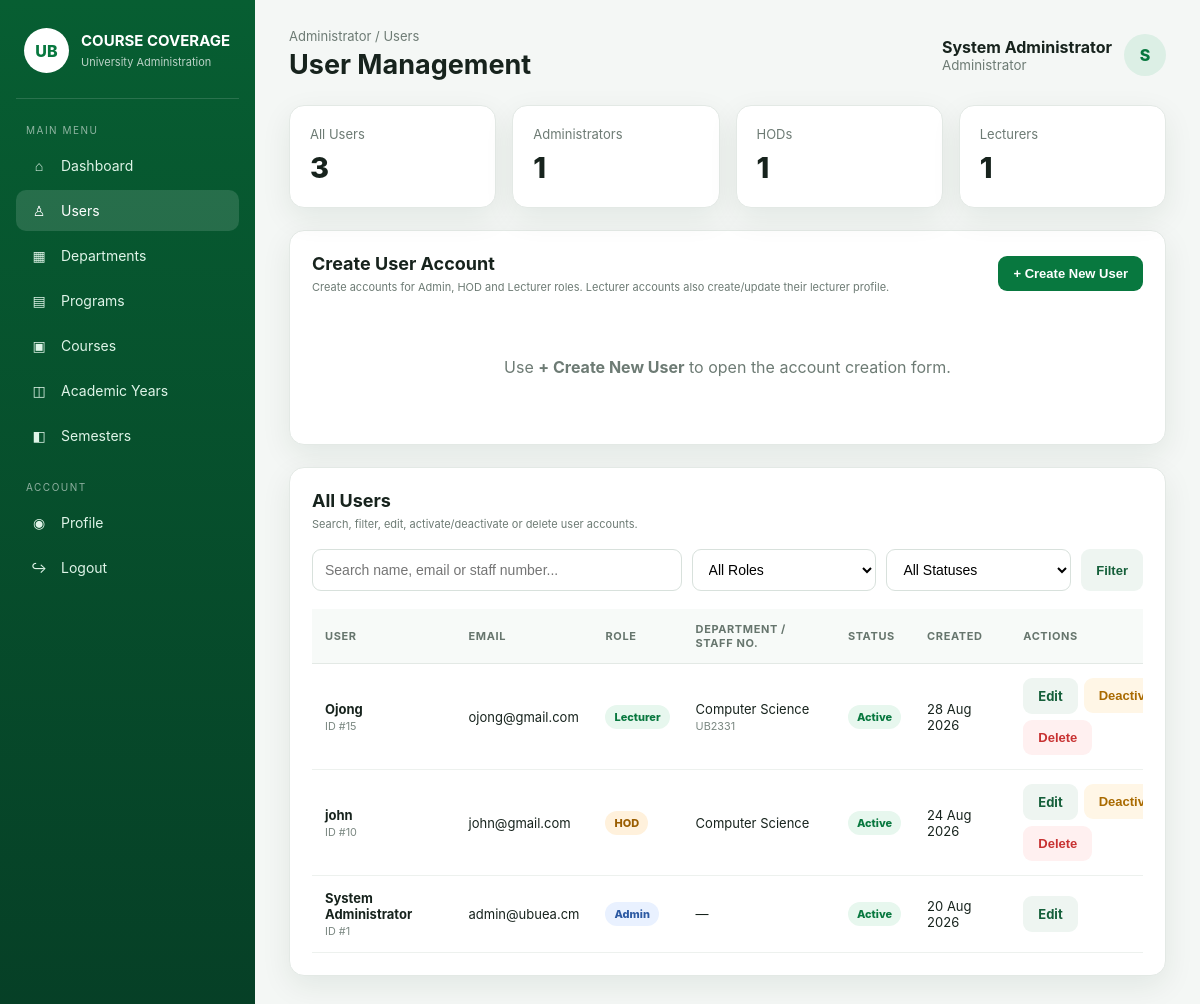
/course/hod/users.php (signed in), run on an earlier commit of the app's database.
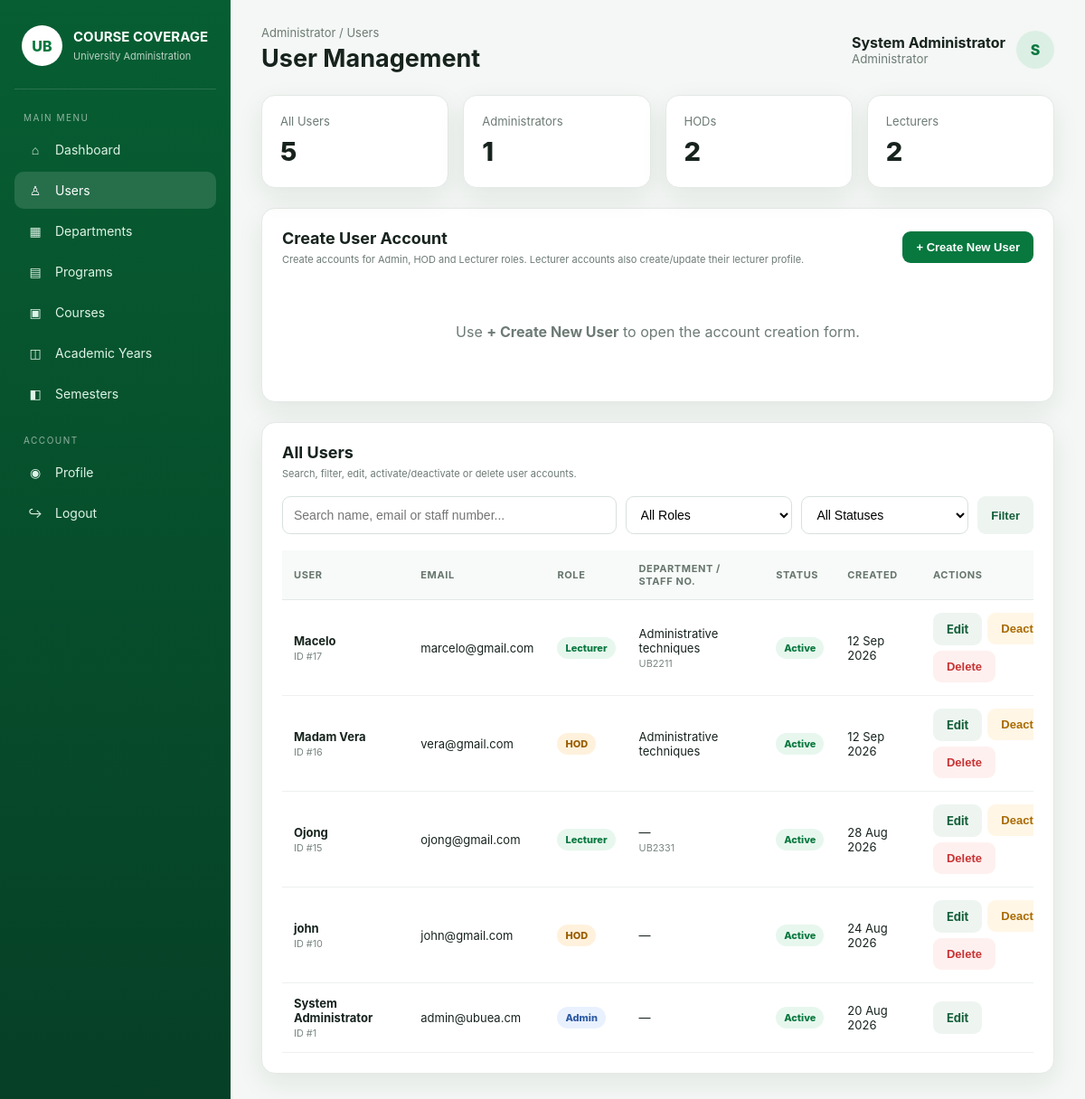
And on a later commit of the database.
### tables this page shows
CREATE TABLE `users` (
  `user_id` int(200) NOT NULL,
  `full_name` varchar(100) NOT NULL,
  `email` varchar(100) NOT NULL,
  `password` varchar(255) NOT NULL,
  `role_id` int(11) NOT NULL,
  `department_id` int(11) DEFAULT NULL,
  `status` varchar(20) NOT NULL,
  `created_at` datetime NOT NULL
);

CREATE TABLE `roles` (
  `role_id` int(11) NOT NULL,
  `role_name` varchar(20) NOT NULL
);

CREATE TABLE `departments` (
  `department_id` int(11) NOT NULL,
  `department_name` varchar(200) NOT NULL,
  `description` text NOT NULL
);

CREATE TABLE `lecturers` (
  `lecturer_id` int(11) NOT NULL,
  `staff_no` varchar(30) NOT NULL,
  `full_name` varchar(100) NOT NULL,
  `email` varchar(100) NOT NULL,
  `department_id` int(11) NOT NULL,
  `phone` varchar(20) NOT NULL,
  `status` varchar(20) NOT NULL
);

### course/hod/users.php (the view, shortened to what the changed rows need)
<?php
require_once __DIR__ . '/../config/database.php';
function e($value): string {
    return htmlspecialchars((string)$value, ENT_QUOTES, 'UTF-8');
}
$editUser = null;
$sql = "SELECT u.user_id, u.full_name, u.email, u.status, u.created_at, r.role_name,
               l.staff_no, d.department_name
        FROM users u
        LEFT JOIN roles r ON r.role_id=u.role_id
        LEFT JOIN lecturers l ON LOWER(l.email)=LOWER(u.email)
        LEFT JOIN departments d ON d.department_id=COALESCE(u.department_id, l.department_id)
        WHERE 1=1";
$params = [];
$sql .= " ORDER BY u.user_id DESC";
$stmt = $pdo->prepare($sql);
$stmt->execute($params);
$users = $stmt->fetchAll(PDO::FETCH_ASSOC);
$totalUsers = (int)$pdo->query("SELECT COUNT(*) FROM users")->fetchColumn();
$totalHods = (int)$pdo->query("SELECT COUNT(*) FROM users u JOIN roles r ON r.role_id=u.role_id WHERE LOWER(r.role_name)='hod'")->fetchColumn();
$totalLecturers = (int)$pdo->query("SELECT COUNT(*) FROM users u JOIN roles r ON r.role_id=u.role_id WHERE LOWER(r.role_name)='lecturer'")->fetchColumn();
?>
<!DOCTYPE html>
<html lang="en">
<head>
</head>
<body>
<div class="layout">
<main class="main">
    <div class="topbar">
        <div><div class="crumb">Administrator / Users</div><h1 class="title">User Management</h1></div>
    </div>
    <div class="cards">
        <div class="card"><div class="label">All Users</div><div class="metric"><?php echo $totalUsers; ?></div></div>
        <div class="card"><div class="label">HODs</div><div class="metric"><?php echo $totalHods; ?></div></div>
        <div class="card"><div class="label">Lecturers</div><div class="metric"><?php echo $totalLecturers; ?></div></div>
    </div>
    <section class="section">
        <div class="section-head">
            <div><h2><?php echo $editUser ? 'Edit User Account' : 'Create User Account'; ?></h2><div class="help">Create accounts for Admin, HOD and Lecturer roles. Lecturer accounts also create/update their lecturer profile.</div></div>
        </div>
    </section>
    <section class="section">
        <div class="section-head"><div><h2>All Users</h2><div class="help">Search, filter, edit, activate/deactivate or delete user accounts.</div></div></div>
        <div class="table-wrap">
        <table class="table">
            <thead><tr><th>User</th><th>Email</th><th>Role</th><th>Department / Staff No.</th><th>Status</th><th>Created</th><th>Actions</th></tr></thead>
            <tbody>
            <?php foreach($users as $u): $role=strtolower($u['role_name']??''); ?>
                <tr>
                    <td><b><?php echo e($u['full_name']); ?></b><br><small style="color:#7a8781">ID #<?php echo (int)$u['user_id']; ?></small></td>
                    <td><?php echo e($u['email']); ?></td>
                    <td><span class="badge role-<?php echo in_array($role,['admin','hod','lecturer'],true)?$role:'lecturer'; ?>"><?php echo e($u['role_name'] ?: 'Unknown'); ?></span></td>
                    <td><?php echo e($u['department_name'] ?: '—'); ?><?php if ($u['staff_no']): ?><br><small style="color:#7a8781"><?php echo e($u['staff_no']); ?></small><?php endif; ?></td>
                    <td><span class="badge status-<?php echo strtolower($u['status'])==='active'?'active':'inactive'; ?>"><?php echo e(ucfirst($u['status'])); ?></span></td>
                    <td><?php echo e(date('d M Y', strtotime($u['created_at']))); ?></td>
                    <td><div class="actions">
                        <a class="btn btn-light" href="user.php?edit=<?php echo (int)$u['user_id']; ?>">Edit</a>
                        <?php if ((int)$u['user_id'] !== (int)($_SESSION['user_id'] ?? 0)): ?>
                        <form method="post" style="display:inline" onsubmit="return confirm('Change this account status?');"><button class="btn btn-warning" type="submit"><?php echo strtolower($u['status'])==='active'?'Deactivate':'Activate'; ?></button></form>
                        <form method="post" style="display:inline" onsubmit="return confirm('Delete this user account? This cannot be undone.');"><button class="btn btn-danger" type="submit">Delete</button></form>
                        <?php endif; ?>
                    </div></td>
                </tr>
            <?php endforeach; ?>
            </tbody>
        </table>
        </div>
    </section>
</main>
</div>
</body>
</html>

What changed in the data, as far as the page shows it:
added users: full_name "Macelo", user_id "17", email "marcelo@gmail.com", role.role_name "Lecturer", departments.department_name "Administrative techniques", lecturers.staff_no "UB2211", status "Active", created_at "12 Sep 2026", shows "Deactivate"
added users: full_name "Madam Vera", user_id "16", email "vera@gmail.com", role.role_name "HOD", department.department_name "Administrative techniques", status "Active", created_at "12 Sep 2026", shows "Deactivate"
computed for users "Ojong": departments.department_name "Computer Science" → "—"
changed users "john": department.department_name "Computer Science" → "—"
Also different on the page:
$totalUsers: "3" → "5"
$totalHods: "1" → "2"
$totalLecturers: "1" → "2"
